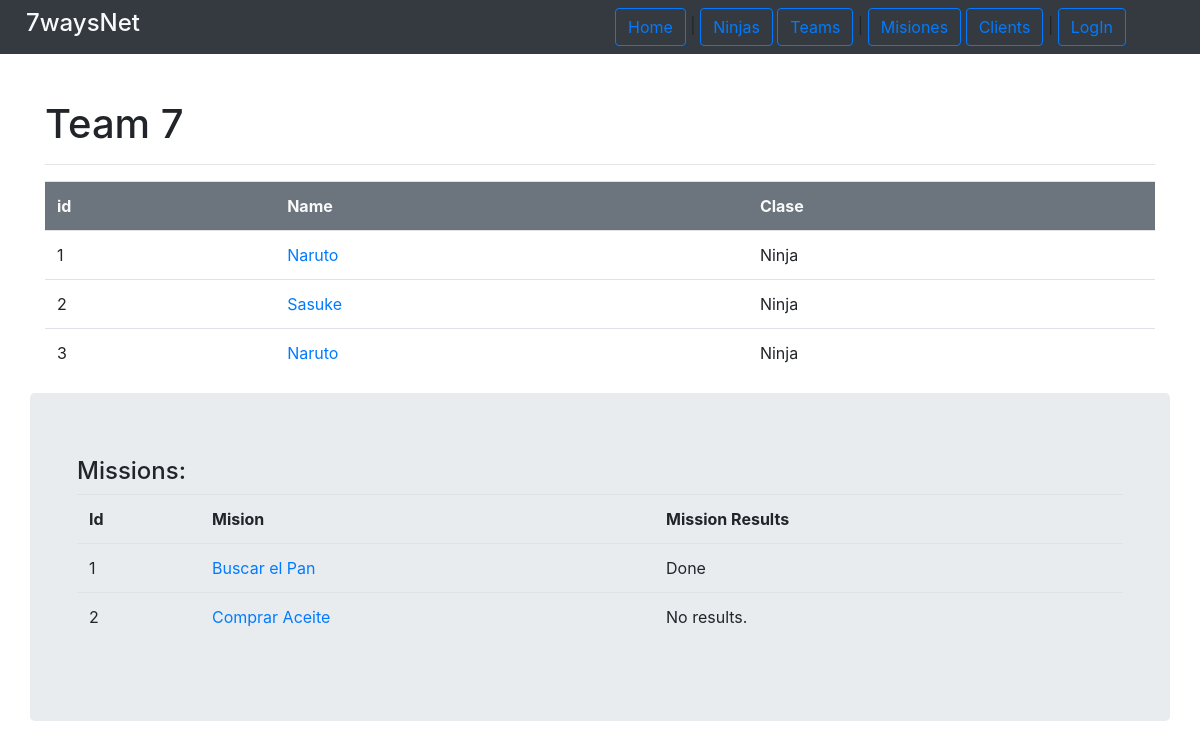
The app's page /ninjas/team/1/ with its own data.
### ninjas/models.py (models this page shows, shortened)
class Ninja(models.Model):
    name = models.CharField(max_length=200)
    age = models.IntegerField()
    clan = models.CharField(max_length=200)
    birth_date = models.DateTimeField('birth')
    gender = models.CharField(max_length=10)
    skills = models.ManyToManyField(Skill, blank=True)
    user = models.OneToOneField(User,on_delete=models.CASCADE)
    invocations = models.ManyToManyField(Invocation, blank=True)
    team = models.ForeignKey(Team, on_delete=models.CASCADE, default=None, null=True, blank=True)
    def ninja_class(self):
        return type(self).__name__
    """ class Meta:
        abstract = True """

class Team(models.Model):
    name = models.CharField(max_length=200)
    in_mission = models.BooleanField(default=False)
    def members(self):
        return Ninja.objects.filter(team_id=self.pk)
    def missions(self):
        return apps.get_model('missions','Mission').objects.filter(team_id=self.pk) #para que no se haga una importacion circular.

### missions/models.py (models this page shows, shortened)
class Mission(models.Model):
    name = models.CharField(max_length=200)
    description = models.TextField()
    rank = models.CharField(max_length=10)
    reward = models.IntegerField()
    available = models.BooleanField(default=True)
    client = models.ForeignKey(Client, on_delete=models.CASCADE)
    team = models.ForeignKey(Team, on_delete=models.CASCADE, default=None, blank=True,null=True)
    inventory = models.OneToOneField(Inventory, on_delete=models.CASCADE, default=None, null=True, blank=True)
    leader = models.ForeignKey(JouninNinja, on_delete=models.CASCADE, default=None, blank=True,null=True)
    def missionResults(self):
        return MissionResult.objects.get(mission_id=self.pk)

class MissionResult(models.Model):
    result = models.CharField(max_length=200)
    begin_date = models.DateField()
    end_date = models.DateField()
    mission = models.ForeignKey(Mission, on_delete=models.CASCADE)

### ninjas/views.py (the view)
# urls.py: path('team/<int:pk>/', views.ShowTeamView , name='show_team'),
def ShowTeamView(request,pk):
    first_ninja_in_team=Team.objects.get(id=pk).members()[0]
    return  render(request,"ninjas/show_team.html",context={'ninja': first_ninja_in_team})

### ninjas/templates/ninjas/show_team.html (shortened to what this page needs)
{% extends 'ninjas/show_ninja_team.html' %}
{% block header %}
    <h1 class="display-5"> Team {{ninja.team.name}}</h1>
{% endblock %}

### ninjas/templates/ninjas/show_ninja_team.html (shortened to what this page needs)
{%extends 'base.html'%}
{%  block content %}
    {% if ninja.team %}
        <table class="table">
            <tr class="bg-secondary text-light ">
                <th>id</th><th>Name</th><th>Clase</th>
            </tr>
            {% for ninja in ninja.team.members %}
                <tr>
                    <td> {{ninja.id}}</td>
                    <td><a href="{% url 'ninjas:profile' ninja.pk %}"> {{ninja.name}}</a></td>
                    <td>{{ninja.ninja_class}} </td>
                </tr>
            {% endfor %}
        </table>
        <div class="row jumbotron">
            <div class="col-md-12">
                {% if ninja.team.missions %}
                <h4>Missions:</h4>
                <table class="table">
                    <tr>
                        <th>Id</th> <th>Mision</th> <th>Mission Results</th>
                    </tr>
                    {% for m in ninja.team.missions %}
                        <tr>
                            <td>{{m.pk}}</td> <td> <a href="{% url 'missions:mission_details' m.pk %}"> {{m.name}}</a> </td>
                            <td>
                                {% if m.missionResults %}
                                    {{m.missionResults.result}}
                                {% else %}
                                No results.
                                {% endif %}
                            </td>
                        </tr>
                    {% endfor %}
                </table>
                {% else %}
                <div class="text-center">
                    <p class="lead">
                        No se encontro informacion de  realizaciones de misiones.
                    </p>
                </div>
                {% endif %}
            </div>
        </div>
    {%endif%}
{% endblock%}

### records on screen
Ninja: team.name "7", id "1", name "Naruto", ninja_class "Ninja"
Ninja: id "2", name "Sasuke", ninja_class "Ninja"
Ninja: id "3", name "Naruto", ninja_class "Ninja"
Mission: pk "1", name "Buscar el Pan", missionResults.result "Done"
Mission: pk "2", name "Comprar Aceite", shows "No results."
